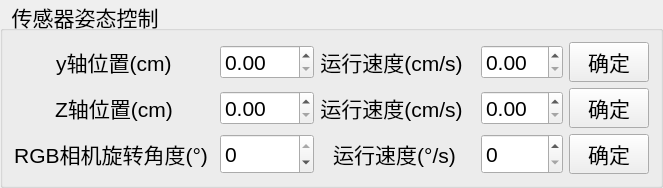
           <widget class="QGroupBox" name="groupBox_7">
            <property name="sizePolicy">
             <sizepolicy hsizetype="Ignored" vsizetype="Ignored">
              <horstretch>0</horstretch>
              <verstretch>0</verstretch>
             </sizepolicy>
            </property>
            <property name="font">
             <font>
              <pointsize>16</pointsize>
             </font>
            </property>
            <property name="title">
             <string>  传感器姿态控制</string>
            </property>
            <layout class="QGridLayout" name="gridLayout_10">
             <item row="0" column="1">
              <widget class="QSlider" name="horizontalSlider">
               <property name="sizePolicy">
                <sizepolicy hsizetype="Ignored" vsizetype="Ignored">
                 <horstretch>0</horstretch>
                 <verstretch>0</verstretch>
                </sizepolicy>
               </property>
               <property name="orientation">
                <enum>Qt::Horizontal</enum>
               </property>
              </widget>
             </item>
             <item row="1" column="5">
              <widget class="QSlider" name="horizontalSlider_4">
               <property name="sizePolicy">
                <sizepolicy hsizetype="Ignored" vsizetype="Ignored">
                 <horstretch>0</horstretch>
                 <verstretch>0</verstretch>
                </sizepolicy>
               </property>
               <property name="orientation">
                <enum>Qt::Horizontal</enum>
               </property>
              </widget>
             </item>
             <item row="2" column="7">
              <widget class="QSpinBox" name="spinBox_cameraspeed">
               <property name="sizePolicy">
                <sizepolicy hsizetype="Ignored" vsizetype="Ignored">
                 <horstretch>0</horstretch>
                 <verstretch>0</verstretch>
                </sizepolicy>
               </property>
               <property name="font">
                <font>
                 <pointsize>16</pointsize>
                </font>
               </property>
               <property name="maximum">
                <number>10</number>
               </property>
              </widget>
             </item>
             <item row="1" column="4">
              <widget class="QLabel" name="label_32">
               <property name="sizePolicy">
                <sizepolicy hsizetype="Preferred" vsizetype="Preferred">
                 <horstretch>0</horstretch>
                 <verstretch>0</verstretch>
                </sizepolicy>
               </property>
               <property name="font">
                <font>
                 <pointsize>16</pointsize>
                </font>
               </property>
               <property name="text">
                <string>运行速度(cm/s) </string>
               </property>
               <property name="alignment">
                <set>Qt::AlignCenter</set>
               </property>
              </widget>
             </item>
             <item row="1" column="8">
              <widget class="QPushButton" name="pushBtn_okz">
               <property name="sizePolicy">
                <sizepolicy hsizetype="Ignored" vsizetype="Fixed">
                 <horstretch>0</horstretch>
                 <verstretch>0</verstretch>
                </sizepolicy>
               </property>
               <property name="font">
                <font>
                 <pointsize>16</pointsize>
                </font>
               </property>
               <property name="text">
                <string>确定</string>
               </property>
              </widget>
             </item>
             <item row="2" column="4">
              <widget class="QLabel" name="label_37">
               <property name="font">
                <font>
                 <pointsize>16</pointsize>
                </font>
               </property>
               <property name="text">
                <string>运行速度(°/s)</string>
               </property>
               <property name="alignment">
                <set>Qt::AlignCenter</set>
               </property>
              </widget>
             </item>
             <item row="0" column="0">
              <widget class="QLabel" name="label_34">
               <property name="sizePolicy">
                <sizepolicy hsizetype="Preferred" vsizetype="Preferred">
                 <horstretch>0</horstretch>
                 <verstretch>0</verstretch>
                </sizepolicy>
               </property>
               <property name="font">
                <font>
                 <pointsize>16</pointsize>
                </font>
               </property>
               <property name="text">
                <string>  y轴位置(cm) </string>
               </property>
               <property name="alignment">
                <set>Qt::AlignCenter</set>
               </property>
              </widget>
             </item>
             <item row="0" column="5">
              <widget class="QSlider" name="horizontalSlider_2">
               <property name="sizePolicy">
                <sizepolicy hsizetype="Ignored" vsizetype="Ignored">
                 <horstretch>0</horstretch>
                 <verstretch>0</verstretch>
                </sizepolicy>
               </property>
               <property name="orientation">
                <enum>Qt::Horizontal</enum>
               </property>
              </widget>
             </item>
             <item row="0" column="8">
              <widget class="QPushButton" name="pushBtn_okx">
               <property name="sizePolicy">
                <sizepolicy hsizetype="Fixed" vsizetype="Fixed">
                 <horstretch>0</horstretch>
                 <verstretch>0</verstretch>
                </sizepolicy>
               </property>
               <property name="font">
                <font>
                 <pointsize>16</pointsize>
                </font>
               </property>
               <property name="text">
                <string>确定</string>
               </property>
              </widget>
             </item>
             <item row="2" column="8">
              <widget class="QPushButton" name="pushBtn_okcamera">
               <property name="sizePolicy">
                <sizepolicy hsizetype="Ignored" vsizetype="Fixed">
                 <horstretch>0</horstretch>
                 <verstretch>0</verstretch>
                </sizepolicy>
               </property>
               <property name="font">
                <font>
                 <pointsize>16</pointsize>
                </font>
               </property>
               <property name="text">
                <string>确定</string>
               </property>
              </widget>
             </item>
             <item row="0" column="4">
              <widget class="QLabel" name="label_33">
               <property name="sizePolicy">
                <sizepolicy hsizetype="Preferred" vsizetype="Preferred">
                 <horstretch>0</horstretch>
                 <verstretch>0</verstretch>
                </sizepolicy>
               </property>
               <property name="font">
                <font>
                 <pointsize>16</pointsize>
                </font>
               </property>
               <property name="text">
                <string>运行速度(cm/s) </string>
               </property>
               <property name="alignment">
                <set>Qt::AlignCenter</set>
               </property>
              </widget>
             </item>
             <item row="2" column="3">
              <widget class="QSpinBox" name="spinBox_camera">
               <property name="sizePolicy">
                <sizepolicy hsizetype="Ignored" vsizetype="Ignored">
                 <horstretch>0</horstretch>
                 <verstretch>0</verstretch>
                </sizepolicy>
               </property>
               <property name="font">
                <font>
                 <pointsize>16</pointsize>
                </font>
               </property>
               <property name="minimum">
                <number>-130</number>
               </property>
               <property name="maximum">
                <number>0</number>
               </property>
              </widget>
             </item>
             <item row="1" column="0">
              <widget class="QLabel" name="label_35">
               <property name="font">
                <font>
                 <pointsize>16</pointsize>
                </font>
               </property>
               <property name="text">
                <string>  Z轴位置(cm) </string>
               </property>
               <property name="alignment">
                <set>Qt::AlignCenter</set>
               </property>
              </widget>
             </item>
             <item row="2" column="0">
              <widget class="QLabel" name="label_30">
               <property name="sizePolicy">
                <sizepolicy hsizetype="Fixed" vsizetype="Ignored">
                 <horstretch>0</horstretch>
                 <verstretch>0</verstretch>
                </sizepolicy>
               </property>
               <property name="font">
                <font>
                 <pointsize>16</pointsize>
                </font>
               </property>
               <property name="text">
                <string>RGB相机旋转角度(°)</string>
               </property>
               <property name="alignment">
                <set>Qt::AlignCenter</set>
               </property>
              </widget>
             </item>
             <item row="1" column="1">
              <widget class="QSlider" name="horizontalSlider_3">
               <property name="sizePolicy">
                <sizepolicy hsizetype="Ignored" vsizetype="Ignored">
                 <horstretch>0</horstretch>
                 <verstretch>0</verstretch>
                </sizepolicy>
               </property>
               <property name="orientation">
                <enum>Qt::Horizontal</enum>
               </property>
              </widget>
             </item>
             <item row="2" column="5">
              <widget class="QSlider" name="horizontalSlider_5">
               <property name="sizePolicy">
                <sizepolicy hsizetype="Ignored" vsizetype="Ignored">
                 <horstretch>0</horstretch>
                 <verstretch>0</verstretch>
                </sizepolicy>
               </property>
               <property name="orientation">
                <enum>Qt::Horizontal</enum>
               </property>
              </widget>
             </item>
             <item row="2" column="1">
              <widget class="QSlider" name="horizontalSlider_6">
               <property name="sizePolicy">
                <sizepolicy hsizetype="Ignored" vsizetype="Ignored">
                 <horstretch>0</horstretch>
                 <verstretch>0</verstretch>
                </sizepolicy>
               </property>
               <property name="orientation">
                <enum>Qt::Horizontal</enum>
               </property>
              </widget>
             </item>
             <item row="0" column="3">
              <widget class="QDoubleSpinBox" name="doubleSpinBox_y">
               <property name="maximum">
                <double>195.000000000000000</double>
               </property>
               <property name="singleStep">
                <double>1.000000000000000</double>
               </property>
              </widget>
             </item>
             <item row="1" column="3">
              <widget class="QDoubleSpinBox" name="doubleSpinBox_z">
               <property name="maximum">
                <double>86.000000000000000</double>
               </property>
               <property name="singleStep">
                <double>1.000000000000000</double>
               </property>
              </widget>
             </item>
             <item row="0" column="7">
              <widget class="QDoubleSpinBox" name="doubleSpinBox_ys">
               <property name="maximum">
                <double>14.199999999999999</double>
               </property>
              </widget>
             </item>
             <item row="1" column="7">
              <widget class="QDoubleSpinBox" name="doubleSpinBox_zs">
               <property name="maximum">
                <double>31.600000000000001</double>
               </property>
              </widget>
             </item>
            </layout>
           </widget>
